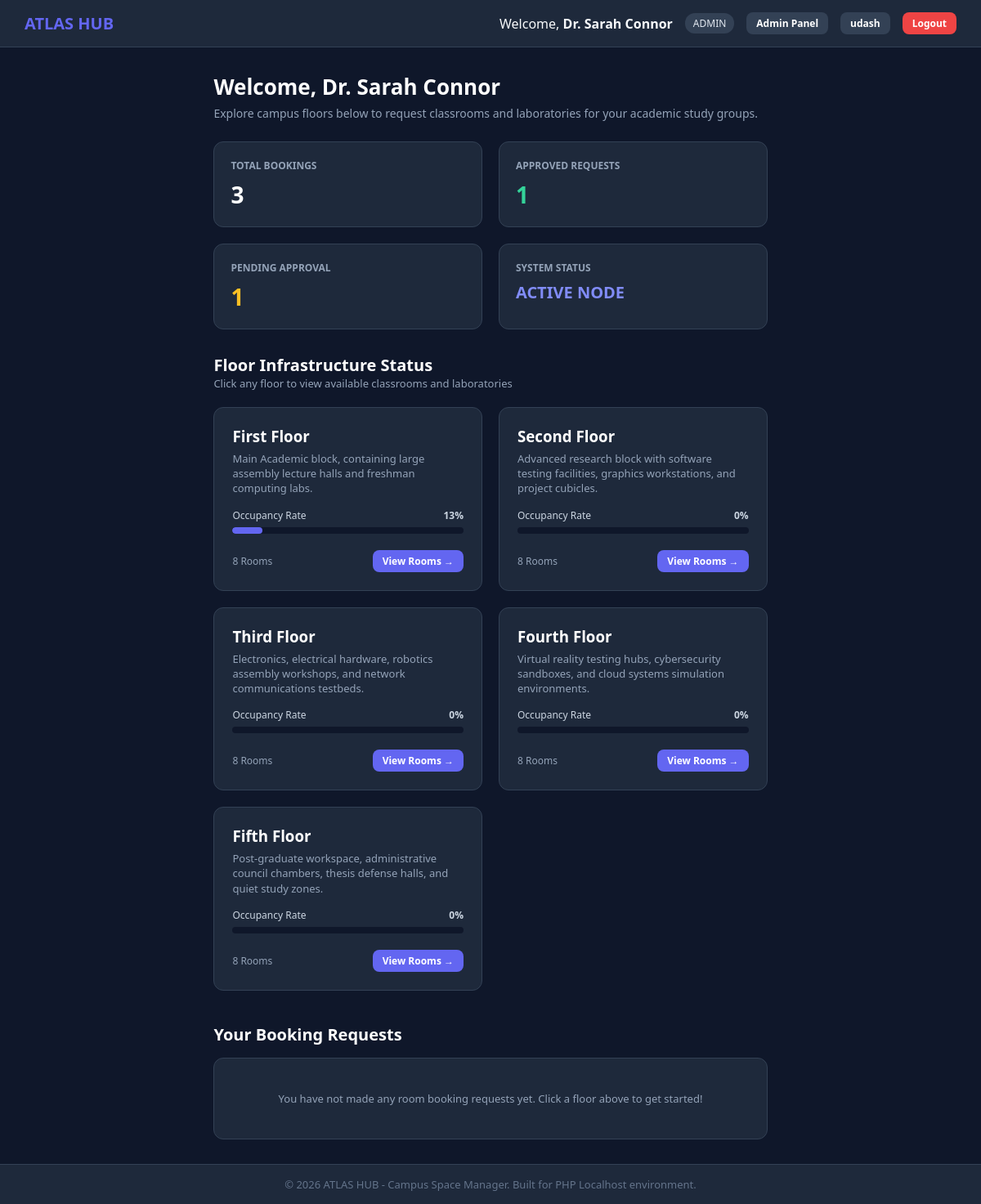
/ (signed in), run on the app's committed database.
### tables this page shows
CREATE TABLE IF NOT EXISTS floors (
    id INT AUTO_INCREMENT PRIMARY KEY,
    floor_name VARCHAR(50) NOT NULL,
    description TEXT NOT NULL,
    occupancy_rate INT DEFAULT 0,
    total_rooms INT DEFAULT 8,
    occupied INT DEFAULT 0
);

### index.php (the view, shortened to what this page needs)
<?php
require_once 'config.php';
$user_role = $_SESSION['user_role'];
$user_phone = $_SESSION['user_phone'];
if ($user_role === 'admin') {
    $total_sql = "SELECT COUNT(*) as cnt FROM bookings";
    $approved_sql = "SELECT COUNT(*) as cnt FROM bookings WHERE status='approved'";
    $pending_sql = "SELECT COUNT(*) as cnt FROM bookings WHERE status='pending'";
} else {
    $total_sql = "SELECT COUNT(*) as cnt FROM bookings WHERE user_phone='$user_phone'";
    $approved_sql = "SELECT COUNT(*) as cnt FROM bookings WHERE user_phone='$user_phone' AND status='approved'";
    $pending_sql = "SELECT COUNT(*) as cnt FROM bookings WHERE user_phone='$user_phone' AND status='pending'";
}
$total_res = mysqli_fetch_assoc(mysqli_query($conn, $total_sql))['cnt'];
$approved_res = mysqli_fetch_assoc(mysqli_query($conn, $approved_sql))['cnt'];
$pending_res = mysqli_fetch_assoc(mysqli_query($conn, $pending_sql))['cnt'];
$floors_sql = "SELECT * FROM floors ORDER BY id ASC";
$floors_result = mysqli_query($conn, $floors_sql);
$bookings_sql = "SELECT b.*, f.floor_name FROM bookings b JOIN floors f ON b.floor_id = f.id WHERE b.user_phone = '$user_phone' ORDER BY b.id DESC";
$bookings_result = mysqli_query($conn, $bookings_sql);
include 'header.php';
?>
<div style="margin-bottom: 25px;">
    <h1 style="font-size: 26px; color: #ffffff;">Welcome, <?php echo htmlspecialchars($_SESSION['user_name']); ?></h1>
    <p style="color: #94a3b8; font-size: 14px; margin-top: 5px;">
        Explore campus floors below to request classrooms and laboratories for your academic study groups.
    </p>
</div>
<div class="stats-grid">
    <div class="stat-card">
        <h4>Total Bookings</h4>
        <div class="number"><?php echo $total_res; ?></div>
    </div>
    <div class="stat-card">
        <h4>Approved Requests</h4>
        <div class="number" style="color: #34d399;"><?php echo $approved_res; ?></div>
    </div>
    <div class="stat-card">
        <h4>Pending Approval</h4>
        <div class="number" style="color: #fbbf24;"><?php echo $pending_res; ?></div>
    </div>
    <div class="stat-card">
        <h4>System Status</h4>
        <div class="number" style="color: #818cf8; font-size: 20px; margin-top: 6px;">ACTIVE NODE</div>
    </div>
</div>
<div style="margin-bottom: 20px; display: flex; justify-content: space-between; align-items: center;">
    <div>
        <h2 style="font-size: 20px; color: #ffffff;">Floor Infrastructure Status</h2>
        <p style="color: #94a3b8; font-size: 13px;">Click any floor to view available classrooms and laboratories</p>
    </div>
</div>
<div class="floor-grid">
    <?php while ($floor = mysqli_fetch_assoc($floors_result)): ?>
        <div class="floor-card">
            <div>
                <h3><?php echo htmlspecialchars($floor['floor_name']); ?></h3>
                <p><?php echo htmlspecialchars($floor['description']); ?></p>
                <div style="font-size: 12px; color: #cbd5e1; display: flex; justify-content: space-between;">
                    <span>Occupancy Rate</span>
                    <?php $rate = $floor['total_rooms'] > 0 ? min(100, round(($floor['occupied'] / $floor['total_rooms']) * 100)) : 0; ?>
                    <strong><?php echo $rate; ?>%</strong>
                </div>
                <div class="progress-bar">
                    <div class="progress-fill" style="width: <?php echo $rate; ?>%;"></div>
                </div>
            </div>
            <div style="margin-top: 20px; display: flex; justify-content: space-between; align-items: center;">
                <span style="font-size: 12px; color: #94a3b8;"><?php echo $floor['total_rooms']; ?> Rooms</span>
                <a href="floor.php?id=<?php echo $floor['id']; ?>" class="btn btn-sm">View Rooms &rarr;</a>
            </div>
        </div>
    <?php endwhile; ?>
</div>
<h2 style="font-size: 20px; color: #ffffff; margin-bottom: 15px;">Your Booking Requests</h2>
<div class="table-container">
    <?php if (mysqli_num_rows($bookings_result) > 0): ?>
        <table>
            <thead>
                <tr>
                    <th>Floor</th>
                    <th>Room</th>
                    <th>Category</th>
                    <th>Department</th>
                    <th>Contact Phone</th>
                    <th>Status</th>
                </tr>
            </thead>
            <tbody>
                <?php while ($b = mysqli_fetch_assoc($bookings_result)): ?>
                    <tr>
                        <td><strong><?php echo htmlspecialchars($b['floor_name']); ?></strong></td>
                        <td>Room <?php echo htmlspecialchars($b['room_number']); ?></td>
                        <td><span style="text-transform: uppercase; font-size: 11px;"><?php echo htmlspecialchars($b['category']); ?></span></td>
                        <td><?php echo htmlspecialchars($b['department']); ?></td>
                        <td><?php echo htmlspecialchars($b['phone_number']); ?></td>
                        <td>
                            <span class="badge-status badge-<?php echo strtolower($b['status']); ?>">
                                <?php echo htmlspecialchars($b['status']); ?>
                            </span>
                        </td>
                    </tr>
                <?php endwhile; ?>
            </tbody>
        </table>
    <?php else: ?>
        <p style="text-align: center; color: #94a3b8; font-size: 13px; padding: 20px;">
            You have not made any room booking requests yet. Click a floor above to get started!
        </p>
    <?php endif; ?>
</div>
<?php include 'footer.php'; ?>

### style.css (style rules this page uses)
* { margin: 0; padding: 0; box-sizing: border-box; font-family: 'Segoe UI', Tahoma, Geneva, Verdana, sans-serif; }
body { background-color: #0f172a; color: #f8fafc; min-height: 100vh; display: flex; flex-direction: column; }
.btn { display: inline-block; padding: 10px 20px; background-color: #6366f1; color: #ffffff; border: none; border-radius: 8px; font-size: 14px; font-weight: 600; cursor: pointer; text-decoration: none; text-align: center; transition: background-color 0.2s; }
.btn-sm { padding: 5px 12px; font-size: 12px; }
.stats-grid { display: grid; grid-template-columns: repeat(auto-fit, minmax(220px, 1fr)); gap: 20px; margin-bottom: 30px; }
.stat-card { background-color: #1e293b; border: 1px solid #334155; border-radius: 12px; padding: 20px; }
.stat-card h4 { font-size: 12px; color: #94a3b8; text-transform: uppercase; margin-bottom: 8px; }
.stat-card .number { font-size: 28px; font-weight: bold; color: #ffffff; }
.floor-grid { display: grid; grid-template-columns: repeat(auto-fit, minmax(300px, 1fr)); gap: 20px; margin-bottom: 40px; }
.floor-card { background-color: #1e293b; border: 1px solid #334155; border-radius: 12px; padding: 22px; display: flex; flex-direction: column; justify-content: space-between; transition: transform 0.2s, border-color 0.2s; }
.floor-card h3 { color: #ffffff; margin-bottom: 6px; }
.floor-card p { color: #94a3b8; font-size: 13px; line-height: 1.4; margin-bottom: 15px; }
.progress-bar { width: 100%; height: 8px; background-color: #0f172a; border-radius: 4px; overflow: hidden; margin-top: 6px; }
.progress-fill { height: 100%; background-color: #6366f1; border-radius: 4px; }
.table-container { background-color: #1e293b; border: 1px solid #334155; border-radius: 12px; padding: 20px; overflow-x: auto; }

### data on the page
floors: floor_name "First Floor", description "Main Academic block, containing large assembly lecture halls and freshman computing labs.", rate "13", total_rooms "8"
floors: floor_name "Second Floor", description "Advanced research block with software testing facilities, graphics workstations, and project cubicles.", occupied "0", total_rooms "8"
floors: floor_name "Third Floor", description "Electronics, electrical hardware, robotics assembly workshops, and network communications testbeds.", occupied "0", total_rooms "8"
floors: floor_name "Fourth Floor", description "Virtual reality testing hubs, cybersecurity sandboxes, and cloud systems simulation environments.", occupied "0", total_rooms "8"
floors: floor_name "Fifth Floor", description "Post-graduate workspace, administrative council chambers, thesis defense halls, and quiet study zones.", occupied "0", total_rooms "8"

### other printed values
$_SESSION['user_name'] "Dr. Sarah Connor"
$_SESSION['user_role'] "ADMIN"
$total_res "3"
$approved_res "1"
$pending_res "1"
